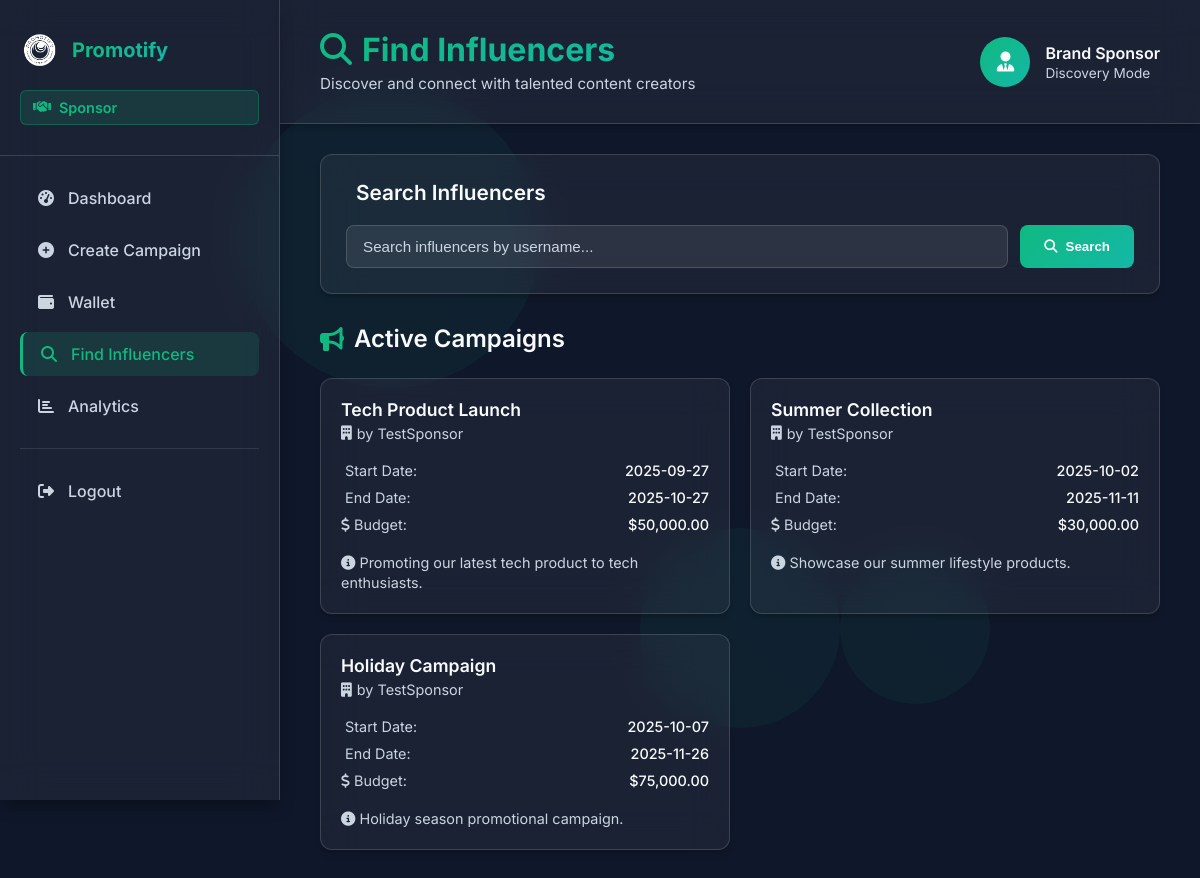
Screenshot of /sfind with the database file from the repository.
### models.py (models this page shows, shortened)
class Campaign(db.Model):
    id = db.Column(db.Integer, primary_key=True)
    sponsor_id = db.Column(db.Integer, db.ForeignKey('sponsor.id', ondelete='CASCADE'), nullable=False)
    name = db.Column(db.String(15), nullable=False)
    description = db.Column(db.Text, nullable=True)
    start_date = db.Column(db.Date, nullable=False)
    end_date = db.Column(db.Date, nullable=False)
    budget = db.Column(db.Float, nullable=False)
    status = db.Column(db.String(50))
    sponsor = db.relationship('Sponsor', backref=db.backref('campaigns', lazy=True, cascade='all, delete-orphan'))
    influencers = db.relationship('Influencer', secondary='application',
                                  primaryjoin="and_(Campaign.id==Application.campaign_id, Application.status=='accepted')",
                                  backref=db.backref('accepted_campaigns', lazy='dynamic'))

class Sponsor(db.Model):
    id = db.Column(db.Integer, primary_key=True)
    username = db.Column(db.String(15), unique=True, nullable=False)
    email = db.Column(db.String(20), unique=True, nullable=False)
    password = db.Column(db.String(10), nullable=False)
    industry = db.Column(db.String(20), nullable=False)
    wallet_balance = db.Column(db.Float, default=0.0, nullable=False)
    date_joined = db.Column(db.DateTime, default=datetime.utcnow)

### routes.py (the view)
    @app.route('/sfind')
    def sfind():
        search_query = request.args.get('search', '')
        searched_influencer = None
        if search_query:
            searched_influencer = Influencer.query.filter_by(username=search_query).first()
        influencers = Influencer.query.all()
        campaigns = Campaign.query.filter(Campaign.end_date >= datetime.now().date()).all()
        return render_template('spon_find.html',
                               influencers=influencers,
                               campaigns=campaigns,
                               search_query=search_query,
                               searched_influencer=searched_influencer)

### templates/spon_find.html (shortened to what this page needs)
<!DOCTYPE html>
<html lang="en">
<head>
    <link rel="stylesheet" type="text/css" href="{{ url_for('static', filename='css/sfind.css') }}">
    <link rel="stylesheet" href="https://cdnjs.cloudflare.com/ajax/libs/font-awesome/6.4.0/css/all.min.css">
</head>
<body>
    <div class="background">
        <div class="shape shape-1"></div>
        <div class="shape shape-2"></div>
        <div class="shape shape-3"></div>
    </div>
    <aside class="sidebar">
        <div class="sidebar-header">
            <div class="logo">
                <img src="{{ url_for('static', filename='images/promotify.png') }}" alt="Promotify">
                <span class="logo-text">Promotify</span>
            </div>
            <div class="sponsor-badge">
                <i class="fas fa-handshake"></i>
                <span>Sponsor</span>
            </div>
        </div>
        <nav class="sidebar-nav">
            <ul>
                <li class="nav-item">
                    <a href="{{ url_for('spon_dash') }}" class="nav-link">
                        <i class="fas fa-tachometer-alt"></i>
                        <span>Dashboard</span>
                    </a>
                </li>
                <li class="nav-item">
                    <a href="{{ url_for('spon_camp') }}" class="nav-link">
                        <i class="fas fa-plus-circle"></i>
                        <span>Create Campaign</span>
                    </a>
                </li>
                <li class="nav-item">
                    <a href="{{ url_for('sponsor_wallet') }}" class="nav-link">
                        <i class="fas fa-wallet"></i>
                        <span>Wallet</span>
                    </a>
                </li>
                <li class="nav-item active">
                    <a href="#" class="nav-link">
                        <i class="fas fa-search"></i>
                        <span>Find Influencers</span>
                    </a>
                </li>
                <li class="nav-item">
                    <a href="{{ url_for('sstats') }}" class="nav-link">
                        <i class="fas fa-chart-bar"></i>
                        <span>Analytics</span>
                    </a>
                </li>
                <li class="nav-item logout">
                    <a href="{{ url_for('spon_logout') }}" class="nav-link">
                        <i class="fas fa-sign-out-alt"></i>
                        <span>Logout</span>
                    </a>
                </li>
            </ul>
        </nav>
    </aside>
    <main class="main-content">
        <header class="content-header">
            <div class="header-left">
                <h1><i class="fas fa-search"></i>Find Influencers</h1>
                <p class="header-subtitle">Discover and connect with talented content creators</p>
            </div>
            <div class="user-info">
                <div class="user-avatar">
                    <i class="fas fa-user-tie"></i>
                </div>
                <div class="user-details">
                    <span class="user-name">Brand Sponsor</span>
                    <span class="user-role">Discovery Mode</span>
                </div>
            </div>
        </header>
        <div class="content">
            <div class="search-section">
                <h2 class="search-title">
                    Search Influencers
                </h2>
                <form action="{{ url_for('sfind') }}" method="GET" class="search-form">
                    <input type="text" name="search" class="search-input" placeholder="Search influencers by username..." value="{{ search_query }}">
                    <button type="submit" class="search-btn">
                        <i class="fas fa-search"></i>
                        Search
                    </button>
                </form>
            </div>
            <h2 class="section-title">
                <i class="fas fa-bullhorn"></i>
                Active Campaigns
            </h2>
            {% if campaigns %}
                <div class="campaigns-grid">
                    {% for campaign in campaigns %}
                    <div class="campaign-card">
                        <div class="campaign-header">
                            <div class="campaign-name">{{ campaign.name }}</div>
                            <div class="campaign-sponsor">
                                <i class="fas fa-building"></i>
                                by {{ campaign.sponsor.username }}
                            </div>
                        </div>
                        <div class="campaign-details">
                            <div class="campaign-detail">
                                <span class="label"> Start Date:</span>
                                <span class="value">{{ campaign.start_date }}</span>
                            </div>
                            <div class="campaign-detail">
                                <span class="label"> End Date:</span>
                                <span class="value">{{ campaign.end_date }}</span>
                            </div>
                            <div class="campaign-detail">
                                <span class="label"><i class="fas fa-dollar-sign"></i> Budget:</span>
                                <span class="value">${{ "{:,.2f}".format(campaign.budget) }}</span>
                            </div>
                        </div>
                        {% if campaign.description %}
                        <div class="campaign-description">
                            <i class="fas fa-info-circle"></i>
                            {{ campaign.description }}
                        </div>
                        {% endif %}
                    </div>
                    {% endfor %}
                </div>
            {% else %}
                <div class="empty-state">
                    <i class="fas fa-bullhorn"></i>
                    <h3>No Active Campaigns</h3>
                    <p>There are currently no active campaigns available. Check back later for new opportunities!</p>
                </div>
            {% endif %}
        </div>
    </main>
</body>
</html>

### rows the page displays
Campaign: name "Tech Product Launch", sponsor.username "TestSponsor", start_date "2025-09-27", end_date "2025-10-27", budget "50,000.00", description "Promoting our latest tech product to tech enthusiasts."
Campaign: name "Summer Collection", sponsor.username "TestSponsor", start_date "2025-10-02", end_date "2025-11-11", budget "30,000.00", description "Showcase our summer lifestyle products."
Campaign: name "Holiday Campaign", sponsor.username "TestSponsor", start_date "2025-10-07", end_date "2025-11-26", budget "75,000.00", description "Holiday season promotional campaign."
